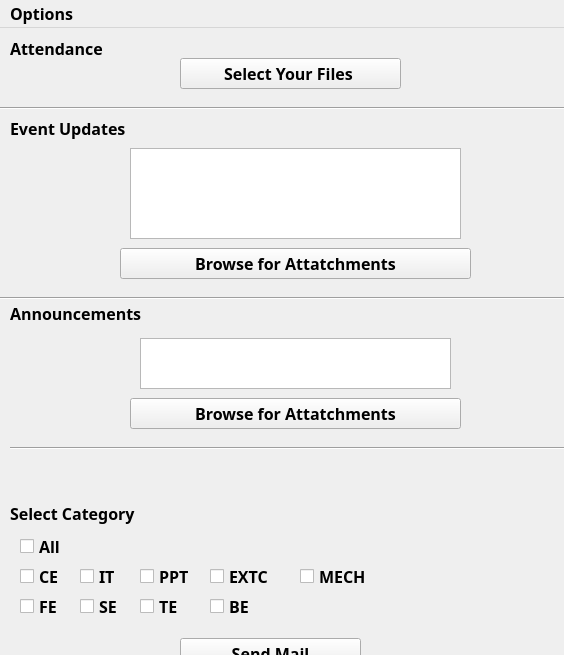
<?xml version="1.0" encoding="UTF-8"?>
<ui version="4.0">
 <class>MainPage</class>
 <widget class="QMainWindow" name="MainPage">
  <property name="geometry">
   <rect>
    <x>0</x>
    <y>0</y>
    <width>564</width>
    <height>655</height>
   </rect>
  </property>
  <property name="font">
   <font>
    <family>Arial Black</family>
    <pointsize>12</pointsize>
    <weight>75</weight>
    <bold>true</bold>
   </font>
  </property>
  <property name="mouseTracking">
   <bool>true</bool>
  </property>
  <property name="tabletTracking">
   <bool>false</bool>
  </property>
  <property name="contextMenuPolicy">
   <enum>Qt::DefaultContextMenu</enum>
  </property>
  <property name="acceptDrops">
   <bool>true</bool>
  </property>
  <property name="windowTitle">
   <string/>
  </property>
  <widget class="QWidget" name="centralwidget">
   <widget class="QPushButton" name="attendance_btn">
    <property name="geometry">
     <rect>
      <x>180</x>
      <y>30</y>
      <width>221</width>
      <height>31</height>
     </rect>
    </property>
    <property name="text">
     <string>Select Your Files </string>
    </property>
   </widget>
   <widget class="QTextEdit" name="eventUpdate_text">
    <property name="enabled">
     <bool>true</bool>
    </property>
    <property name="geometry">
     <rect>
      <x>130</x>
      <y>120</y>
      <width>331</width>
      <height>91</height>
     </rect>
    </property>
    <property name="acceptDrops">
     <bool>true</bool>
    </property>
    <property name="toolTip">
     <string/>
    </property>
    <property name="html">
     <string>&lt;!DOCTYPE HTML PUBLIC &quot;-//W3C//DTD HTML 4.0//EN&quot; &quot;http://www.w3.org/TR/REC-html40/strict.dtd&quot;&gt;
&lt;html&gt;&lt;head&gt;&lt;meta name=&quot;qrichtext&quot; content=&quot;1&quot; /&gt;&lt;style type=&quot;text/css&quot;&gt;
p, li { white-space: pre-wrap; }
&lt;/style&gt;&lt;/head&gt;&lt;body style=&quot; font-family:'Arial Black'; font-size:12pt; font-weight:600; font-style:normal;&quot;&gt;
&lt;p style=&quot;-qt-paragraph-type:empty; margin-top:0px; margin-bottom:0px; margin-left:0px; margin-right:0px; -qt-block-indent:0; text-indent:0px;&quot;&gt;&lt;br /&gt;&lt;/p&gt;&lt;/body&gt;&lt;/html&gt;</string>
    </property>
   </widget>
   <widget class="QLabel" name="label">
    <property name="geometry">
     <rect>
      <x>10</x>
      <y>0</y>
      <width>131</width>
      <height>41</height>
     </rect>
    </property>
    <property name="text">
     <string>Attendance </string>
    </property>
   </widget>
   <widget class="QLabel" name="label_2">
    <property name="geometry">
     <rect>
      <x>10</x>
      <y>90</y>
      <width>161</width>
      <height>21</height>
     </rect>
    </property>
    <property name="text">
     <string>Event Updates</string>
    </property>
   </widget>
   <widget class="QPushButton" name="eventUpdates_btn">
    <property name="geometry">
     <rect>
      <x>120</x>
      <y>220</y>
      <width>351</width>
      <height>31</height>
     </rect>
    </property>
    <property name="text">
     <string>Browse for Attatchments</string>
    </property>
   </widget>
   <widget class="QLabel" name="label_3">
    <property name="geometry">
     <rect>
      <x>10</x>
      <y>270</y>
      <width>161</width>
      <height>31</height>
     </rect>
    </property>
    <property name="text">
     <string>Announcements</string>
    </property>
   </widget>
   <widget class="QTextEdit" name="announcement_text">
    <property name="geometry">
     <rect>
      <x>140</x>
      <y>310</y>
      <width>311</width>
      <height>51</height>
     </rect>
    </property>
   </widget>
   <widget class="QPushButton" name="announcment_btn">
    <property name="geometry">
     <rect>
      <x>130</x>
      <y>370</y>
      <width>331</width>
      <height>31</height>
     </rect>
    </property>
    <property name="text">
     <string>Browse for Attatchments</string>
    </property>
   </widget>
   <widget class="QPushButton" name="sendMail_btn">
    <property name="geometry">
     <rect>
      <x>180</x>
      <y>610</y>
      <width>181</width>
      <height>31</height>
     </rect>
    </property>
    <property name="text">
     <string>Send Mail</string>
    </property>
   </widget>
   <widget class="QLabel" name="label_4">
    <property name="geometry">
     <rect>
      <x>10</x>
      <y>470</y>
      <width>191</width>
      <height>31</height>
     </rect>
    </property>
    <property name="text">
     <string>Select Category</string>
    </property>
   </widget>
   <widget class="QCheckBox" name="all_checkbox">
    <property name="geometry">
     <rect>
      <x>20</x>
      <y>510</y>
      <width>70</width>
      <height>17</height>
     </rect>
    </property>
    <property name="text">
     <string>All</string>
    </property>
   </widget>
   <widget class="QCheckBox" name="fe_checkbox">
    <property name="geometry">
     <rect>
      <x>20</x>
      <y>570</y>
      <width>51</width>
      <height>17</height>
     </rect>
    </property>
    <property name="text">
     <string>FE</string>
    </property>
   </widget>
   <widget class="QCheckBox" name="se_checkbox">
    <property name="geometry">
     <rect>
      <x>80</x>
      <y>570</y>
      <width>51</width>
      <height>17</height>
     </rect>
    </property>
    <property name="text">
     <string>SE</string>
    </property>
   </widget>
   <widget class="QCheckBox" name="te_checkbox">
    <property name="geometry">
     <rect>
      <x>140</x>
      <y>570</y>
      <width>51</width>
      <height>17</height>
     </rect>
    </property>
    <property name="text">
     <string>TE</string>
    </property>
   </widget>
   <widget class="QCheckBox" name="be_checkbox">
    <property name="geometry">
     <rect>
      <x>210</x>
      <y>570</y>
      <width>51</width>
      <height>17</height>
     </rect>
    </property>
    <property name="text">
     <string>BE</string>
    </property>
   </widget>
   <widget class="QCheckBox" name="ce_checkbox">
    <property name="geometry">
     <rect>
      <x>20</x>
      <y>540</y>
      <width>51</width>
      <height>17</height>
     </rect>
    </property>
    <property name="text">
     <string>CE</string>
    </property>
   </widget>
   <widget class="QCheckBox" name="it_checkbox">
    <property name="geometry">
     <rect>
      <x>80</x>
      <y>540</y>
      <width>51</width>
      <height>17</height>
     </rect>
    </property>
    <property name="text">
     <string>IT</string>
    </property>
   </widget>
   <widget class="QCheckBox" name="ppt_checkbox">
    <property name="geometry">
     <rect>
      <x>140</x>
      <y>540</y>
      <width>71</width>
      <height>17</height>
     </rect>
    </property>
    <property name="text">
     <string>PPT</string>
    </property>
   </widget>
   <widget class="QCheckBox" name="extc_checkbox">
    <property name="geometry">
     <rect>
      <x>210</x>
      <y>540</y>
      <width>81</width>
      <height>17</height>
     </rect>
    </property>
    <property name="text">
     <string>EXTC</string>
    </property>
   </widget>
   <widget class="QCheckBox" name="mech_checkbox">
    <property name="geometry">
     <rect>
      <x>300</x>
      <y>540</y>
      <width>91</width>
      <height>17</height>
     </rect>
    </property>
    <property name="text">
     <string>MECH</string>
    </property>
   </widget>
   <widget class="Line" name="line1">
    <property name="geometry">
     <rect>
      <x>-30</x>
      <y>60</y>
      <width>661</width>
      <height>41</height>
     </rect>
    </property>
    <property name="orientation">
     <enum>Qt::Horizontal</enum>
    </property>
   </widget>
   <widget class="Line" name="line">
    <property name="geometry">
     <rect>
      <x>-10</x>
      <y>260</y>
      <width>581</width>
      <height>20</height>
     </rect>
    </property>
    <property name="orientation">
     <enum>Qt::Horizontal</enum>
    </property>
   </widget>
   <widget class="Line" name="line_2">
    <property name="geometry">
     <rect>
      <x>10</x>
      <y>405</y>
      <width>631</width>
      <height>31</height>
     </rect>
    </property>
    <property name="orientation">
     <enum>Qt::Horizontal</enum>
    </property>
   </widget>
   <widget class="QLabel" name="label_5">
    <property name="geometry">
     <rect>
      <x>140</x>
      <y>430</y>
      <width>271</width>
      <height>31</height>
     </rect>
    </property>
    <property name="text">
     <string/>
    </property>
   </widget>
  </widget>
  <widget class="QMenuBar" name="menuBar">
   <property name="geometry">
    <rect>
     <x>0</x>
     <y>0</y>
     <width>564</width>
     <height>26</height>
    </rect>
   </property>
   <widget class="QMenu" name="menuOptions">
    <property name="title">
     <string>Options</string>
    </property>
    <addaction name="actionUpload_Student_Data"/>
   </widget>
   <addaction name="menuOptions"/>
  </widget>
  <action name="actionUpload_Student_Data">
   <property name="text">
    <string>Upload Student Data</string>
   </property>
  </action>
 </widget>
 <resources/>
 <connections/>
</ui>
